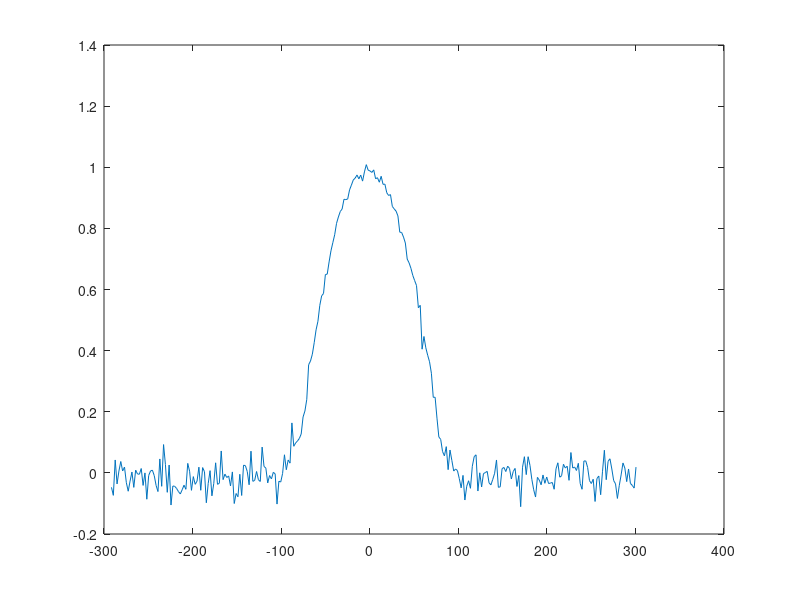

Source code (MATLAB): (Note: this script raises an error after producing the figure.)
%%
addpath('../../Library');
addpath('/Users/Zhenjie/Github/BoxPaper/NewHybrid/Code/ColorMap');
Power=1/2;
%% plot the line of sight corrected version state2
load('DS2Min.mat')
Imgstrip=pic(abs(X)<40,:);
Nz=sum(Imgstrip)/size(Imgstrip,1);
Nbg=mean(Nz(abs(Z)>150));
pic=pic-Nbg;

%%
picpPower=abs(pic.^Power).*sign(pic);
ImgPowerstrip=picpPower(abs(X)<40,:);
NzPower=sum(ImgPowerstrip)/size(ImgPowerstrip,1);
plot(Z,NzPower)
NbgPower=mean(NzPower(abs(Z)>150));
picpPower=picpPower-NbgPower;
%%
colormap_Unitary=cbrewer('seq', 'Blues', 200, 'cubic');

temp1=colormap_Unitary(:,1);
temp2=colormap_Unitary(:,2);
temp3=colormap_Unitary(:,3);

colormap_Unitary(:,3)=temp1;
colormap_Unitary(:,1)=temp3;
colormap_Unitary(:,2)=temp1;

% Create figure
figure1 = figure;
colormap(colormap_Unitary);

% Create axes
axes1 = axes('Parent',figure1,'unit','inch','position',[1,1,1.47,1.47]);

% Create image
image(Z,X,picpPower,'Parent',axes1,'CDataMapping','scaled');
hold on
box(axes1,'on');
set(axes1,'CLim',[0 1],'DataAspectRatio',[1 1 1],'Layer','top','Ydir','normal');
set(axes1,'XColor',[0 0 0],'YColor',[0 0 0],'ZColor',[0 0 0])
caxis([0,6^Power]);
ylim([-50,0]);
xlim([-250,250])
hold off

%% plot the line of sight corrected version state1
load('DS2Maj.mat')
Imgstrip=pic(abs(X)<40,:);
Nz=sum(Imgstrip)/size(Imgstrip,1);
Nbg=mean(Nz(abs(Z)>200));
pic=pic-Nbg;
%%
picpPower=abs(pic.^Power).*sign(pic);
ImgPowerstrip=picpPower(abs(X)<40,:);
NzPower=sum(ImgPowerstrip)/size(ImgPowerstrip,1);
plot(Z,NzPower)
NbgPower=mean(NzPower(abs(Z)>150));
picpPower=picpPower-NbgPower;


%%
colormap_Unitary=cbrewer('seq', 'Blues', 200, 'cubic');

% temp1=colormap_Unitary(:,1);
% temp2=colormap_Unitary(:,2);
% temp3=colormap_Unitary(:,3);
% 
% colormap_Unitary(:,3)=temp1;
% colormap_Unitary(:,1)=temp3;
% colormap_Unitary(:,2)=temp1;

% Create figure
figure1 = figure;
colormap(colormap_Unitary);

% Create axes
axes1 = axes('Parent',figure1,'unit','inch','position',[1,1,1.47,1.47]);

% Create image
image(Z,X,picpPower,'Parent',axes1,'CDataMapping','scaled');
hold on
box(axes1,'on');
set(axes1,'CLim',[0 1],'DataAspectRatio',[1 1 1],'Layer','top','Ydir','normal');
set(axes1,'XColor',[0 0 0],'YColor',[0 0 0],'ZColor',[0 0 0])
caxis([0,5^Power]);
ylim([-50,0]);
xlim([-250,250])
hold off
